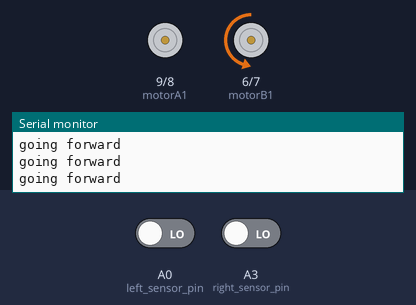
This sketch was run on a simulated Arduino Uno, built with avr-gcc and run on an emulated ATmega328P. Parts: motor-driver pin pairs drawn as motors (green arrow = first pin HIGH = forward, orange = second pin HIGH = backward, longer = more drive, scaled by the enable pin), the last lines printed to the serial monitor. The inputs (shaded band) are chosen by the test bench; at power-on: A0 (left_sensor_pin) LOW, A3 (right_sensor_pin) LOW. At 6.9 s the program stops and its outputs stay as they are.

Above: at 5.2 s.
5.3 s: A0 (left_sensor_pin) driven HIGH
At 6.5 s:
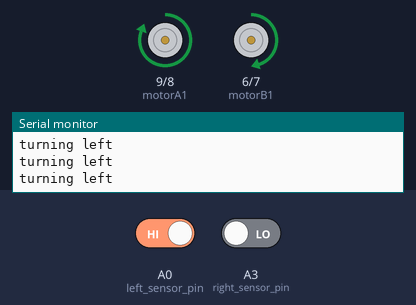
6.8 s: A3 (right_sensor_pin) driven HIGH
At 8.0 s:
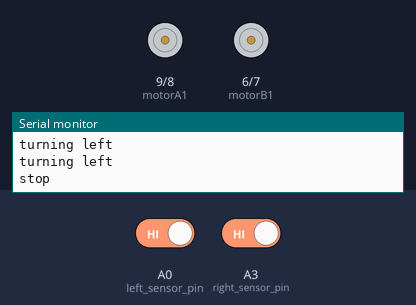
Timing chart, 0 to 8.4 s (numbered marks = the images above; inputs shaded):
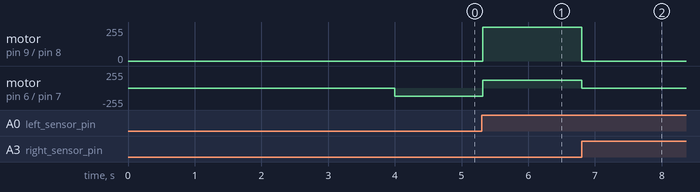

Measured:
- after the input at 5.3 s, motor on pin 9 (motorA1) / pin 8 (motorA2): stopped → forward 255/255 at once; motor on pin 6 (motorB1) / pin 7 (motorB2): backward 120/255 → forward 120/255 at once
- after the input at 6.8 s, motor on pin 9 (motorA1) / pin 8 (motorA2): forward 255/255 → stopped at once; motor on pin 6 (motorB1) / pin 7 (motorB2): forward 120/255 → stopped at once

The sketch:

sketch_jun4eirsensourlastone.ino
```cpp
  int vSpeed = 120;        // MAX 255
  int turn_speed = 200;    // MAX 255
  int turn_delay = 10;

//L293 Connection
  const int motorA1      = 9;
  const int motorA2      = 8;
  const int motorAspeed  = 12;
  const int motorB1      = 6;
  const int motorB2      = 7;
  const int motorBspeed  =5;

//Sensor Connection
  const int left_sensor_pin =A0;
  const int right_sensor_pin =A3;


  int left_sensor_state;
  int right_sensor_state;

void setup() {
  pinMode(motorA1, OUTPUT);
  pinMode(motorA2, OUTPUT);
  pinMode(motorB1, OUTPUT);
  pinMode(motorB2, OUTPUT);

  Serial.begin(9600);

  delay(4000);

}

void loop() {


left_sensor_state = digitalRead(left_sensor_pin);
right_sensor_state = digitalRead(right_sensor_pin);

if(right_sensor_state == HIGH && left_sensor_state == LOW)
{
  Serial.println("turning right");

  digitalWrite (motorA1,LOW);
  digitalWrite(motorA2,HIGH);
  digitalWrite (motorB1,LOW);
  digitalWrite(motorB2,HIGH);

  analogWrite (motorAspeed, vSpeed);
  analogWrite (motorBspeed, turn_speed);

  }
if(right_sensor_state == LOW && left_sensor_state == HIGH)
{
  Serial.println("turning left");

  digitalWrite (motorA1,HIGH);
  digitalWrite(motorA2,LOW);
  digitalWrite (motorB1,HIGH);
  digitalWrite(motorB2,LOW);

  analogWrite (motorAspeed, turn_speed);
  analogWrite (motorBspeed, vSpeed);

  delay(turn_delay);
  }

if(right_sensor_state == LOW && left_sensor_state == LOW)
{
  Serial.println("going forward");

  digitalWrite (motorA1,HIGH);
  digitalWrite(motorA2,LOW);
  digitalWrite (motorB1,LOW);
  digitalWrite(motorB2,HIGH);

  analogWrite (motorAspeed, vSpeed);
  analogWrite (motorBspeed, vSpeed);

  delay(turn_delay);

  }

if(right_sensor_state == HIGH && left_sensor_state == HIGH)
{
  Serial.println("stop");

  analogWrite (motorAspeed, 0);
  analogWrite (motorBspeed, 0);
  while(true){

  }
}

}
```
